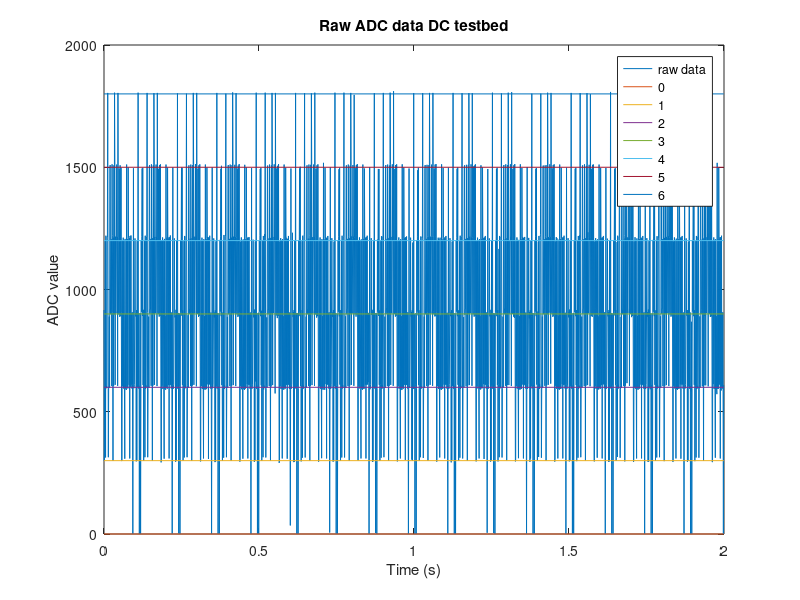

The MATLAB script that drew this image: (Note: this script raises an error after producing the figure.)
%load dc-testbed-raw-and-corr-n=9-N=6;
load dc-testbed-raw-and-corr-n=7-N=6;

L = 127;
%L = 511;

close all;

start_idx = 1; %400
end_idx = 2000;%length(corr); % 1200

f = 1000;

time_vector = (0:(end_idx-1)) ./ f;


plot(time_vector, raw(start_idx : end_idx))
title('Raw ADC data DC testbed');
xlabel('Time (s)');
ylabel('ADC value');



hold on;

for idx = 0:6
   plot([time_vector(1) time_vector(end)],[300*idx 300*idx]); 
end;

%legend('raw data','0 LEDs on', '1 LEDs on', '2 LEDs on', '3 LEDs on', '4 LEDs on', '5 LEDs on', '6 LEDs on');
legend('raw data','0', '1', '2', '3', '4', '5', '6');

yyaxis right;

ylim([0 1800/1024*5/25*1000]);
ylabel('Current (mA)');
hold off;


figure;

plot(time_vector, corr(start_idx : end_idx));
title('Correlation');
xlabel('Time (s)');
ylabel('Correlation');

hold on;

plot(time_vector, corr_not_included_code(start_idx : end_idx));

plot([time_vector(1) time_vector(end)],[L/2 L/2]); 

legend('Corr. w/ present code', 'Corr w/ not present code', 'Threshold');
hold off;


%idx_first_tp = 511;%95;
idx_first_tp = 95;
tp = 0;
fp = 0;
tn = 0;
fn = 0;

f = zeros(1, end_idx);



for idx=1:end_idx
   if (mod(idx - idx_first_tp, L) == 0)
        %tp = 0;
        %fp = 0;
        %tn = 0;
        %fn = 0;

       if corr(idx) > L/2
           tp = tp + 1;
       else
           fn = fn + 1;
       end;
   else
       if corr(idx) > L/2
           fp = fp + 1;
       else
           tn = tn + 1;
       end;
   end;
   
   precision = tp / (tp + fp);
   recall = tp / (tp + fn);
   
   if (precision == 0 && recall == 0)
       f(idx) = 1;
   else
       f(idx) =  2 * precision * recall / (precision + recall);
   end;
       
    
end;

precision = tp / (tp + fp);
recall = tp / (tp + fn);

figure;
plot(time_vector, f);
title('F-Measure')
xlabel('Time (s)');
ylabel('F-Measure');
